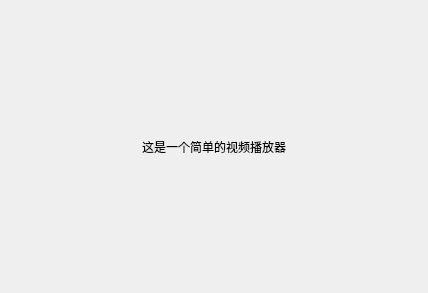
<?xml version="1.0" encoding="UTF-8"?>
<ui version="4.0">
 <class>About</class>
 <widget class="QDialog" name="About">
  <property name="geometry">
   <rect>
    <x>0</x>
    <y>0</y>
    <width>428</width>
    <height>293</height>
   </rect>
  </property>
  <property name="windowTitle">
   <string>About</string>
  </property>
  <layout class="QVBoxLayout" name="verticalLayout">
   <item>
    <widget class="QWidget" name="widget" native="true">
     <layout class="QHBoxLayout" name="horizontalLayout">
      <item>
       <spacer name="horizontalSpacer_3">
        <property name="orientation">
         <enum>Qt::Orientation::Horizontal</enum>
        </property>
        <property name="sizeHint" stdset="0">
         <size>
          <width>40</width>
          <height>20</height>
         </size>
        </property>
       </spacer>
      </item>
      <item>
       <widget class="QLabel" name="label">
        <property name="text">
         <string>这是一个简单的视频播放器</string>
        </property>
       </widget>
      </item>
      <item>
       <spacer name="horizontalSpacer_4">
        <property name="orientation">
         <enum>Qt::Orientation::Horizontal</enum>
        </property>
        <property name="sizeHint" stdset="0">
         <size>
          <width>40</width>
          <height>20</height>
         </size>
        </property>
       </spacer>
      </item>
     </layout>
    </widget>
   </item>
  </layout>
 </widget>
 <resources/>
 <connections/>
</ui>
